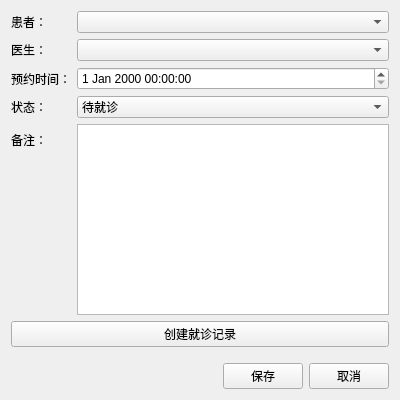
<?xml version="1.0" encoding="UTF-8"?>
<ui version="4.0">
 <class>AppointmentEditView</class>
 <widget class="QWidget" name="AppointmentEditView">
  <property name="geometry">
   <rect>
    <x>0</x>
    <y>0</y>
    <width>400</width>
    <height>400</height>
   </rect>
  </property>
  <property name="windowTitle">
   <string>预约编辑</string>
  </property>
  <layout class="QVBoxLayout" name="verticalLayout">
   <item>
    <layout class="QFormLayout" name="formLayout">
     <item row="0" column="0">
      <widget class="QLabel" name="label">
       <property name="text">
        <string>患者：</string>
       </property>
      </widget>
     </item>
     <item row="0" column="1">
      <widget class="QComboBox" name="dbComboPatient"/>
     </item>
     <item row="1" column="0">
      <widget class="QLabel" name="label_2">
       <property name="text">
        <string>医生：</string>
       </property>
      </widget>
     </item>
     <item row="1" column="1">
      <widget class="QComboBox" name="dbComboDoctor"/>
     </item>
     <item row="2" column="0">
      <widget class="QLabel" name="label_3">
       <property name="text">
        <string>预约时间：</string>
       </property>
      </widget>
     </item>
     <item row="2" column="1">
      <widget class="QDateTimeEdit" name="dbDateTimeEditAppointment"/>
     </item>
     <item row="3" column="0">
      <widget class="QLabel" name="label_4">
       <property name="text">
        <string>状态：</string>
       </property>
      </widget>
     </item>
     <item row="3" column="1">
      <widget class="QComboBox" name="dbComboStatus">
       <item>
        <property name="text">
         <string>待就诊</string>
        </property>
       </item>
       <item>
        <property name="text">
         <string>已就诊</string>
        </property>
       </item>
       <item>
        <property name="text">
         <string>已取消</string>
        </property>
       </item>
      </widget>
     </item>
     <item row="4" column="0">
      <widget class="QLabel" name="label_5">
       <property name="text">
        <string>备注：</string>
       </property>
      </widget>
     </item>
     <item row="4" column="1">
      <widget class="QTextEdit" name="dbTextEditNotes"/>
     </item>
    </layout>
   </item>
   <item>
    <widget class="QPushButton" name="btCreateRecord">
     <property name="text">
      <string>创建就诊记录</string>
     </property>
     <property name="toolTip">
      <string>根据此预约创建一条就诊记录</string>
     </property>
    </widget>
   </item>
   <item>
    <spacer name="verticalSpacer">
     <property name="orientation">
      <enum>Qt::Vertical</enum>
     </property>
     <property name="sizeHint" stdset="0">
      <size>
       <width>20</width>
       <height>10</height>
      </size>
     </property>
    </spacer>
   </item>
   <item>
    <layout class="QHBoxLayout" name="horizontalLayout">
     <item>
      <spacer name="horizontalSpacer_2">
       <property name="orientation">
        <enum>Qt::Horizontal</enum>
       </property>
       <property name="sizeHint" stdset="0">
        <size>
         <width>40</width>
         <height>20</height>
        </size>
       </property>
      </spacer>
     </item>
     <item>
      <widget class="QPushButton" name="btSave">
       <property name="text">
        <string>保存</string>
       </property>
      </widget>
     </item>
     <item>
      <widget class="QPushButton" name="btCancel">
       <property name="text">
        <string>取消</string>
       </property>
      </widget>
     </item>
    </layout>
   </item>
  </layout>
 </widget>
 <resources/>
 <connections/>
</ui>
